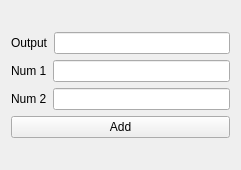
<?xml version="1.0" encoding="UTF-8"?>
<ui version="4.0">
 <class>Form</class>
 <widget class="QWidget" name="Form">
  <property name="geometry">
   <rect>
    <x>0</x>
    <y>0</y>
    <width>241</width>
    <height>170</height>
   </rect>
  </property>
  <property name="windowTitle">
   <string>Form</string>
  </property>
  <layout class="QVBoxLayout" name="verticalLayout_2">
   <item>
    <layout class="QVBoxLayout" name="verticalLayout">
     <item>
      <layout class="QHBoxLayout" name="horizontalLayout_3">
       <item>
        <widget class="QLabel" name="label_3">
         <property name="text">
          <string>Output</string>
         </property>
        </widget>
       </item>
       <item>
        <widget class="QLineEdit" name="outLineEdit">
         <property name="readOnly">
          <bool>true</bool>
         </property>
        </widget>
       </item>
      </layout>
     </item>
     <item>
      <layout class="QHBoxLayout" name="horizontalLayout">
       <item>
        <widget class="QLabel" name="label">
         <property name="text">
          <string>Num 1</string>
         </property>
        </widget>
       </item>
       <item>
        <widget class="QLineEdit" name="oneLineEdit"/>
       </item>
      </layout>
     </item>
     <item>
      <layout class="QHBoxLayout" name="horizontalLayout_2">
       <item>
        <widget class="QLabel" name="label_2">
         <property name="text">
          <string>Num 2</string>
         </property>
        </widget>
       </item>
       <item>
        <widget class="QLineEdit" name="twoLineEdit_2"/>
       </item>
      </layout>
     </item>
     <item>
      <widget class="QPushButton" name="addButton">
       <property name="text">
        <string>Add</string>
       </property>
      </widget>
     </item>
    </layout>
   </item>
  </layout>
 </widget>
 <resources/>
 <connections/>
</ui>
